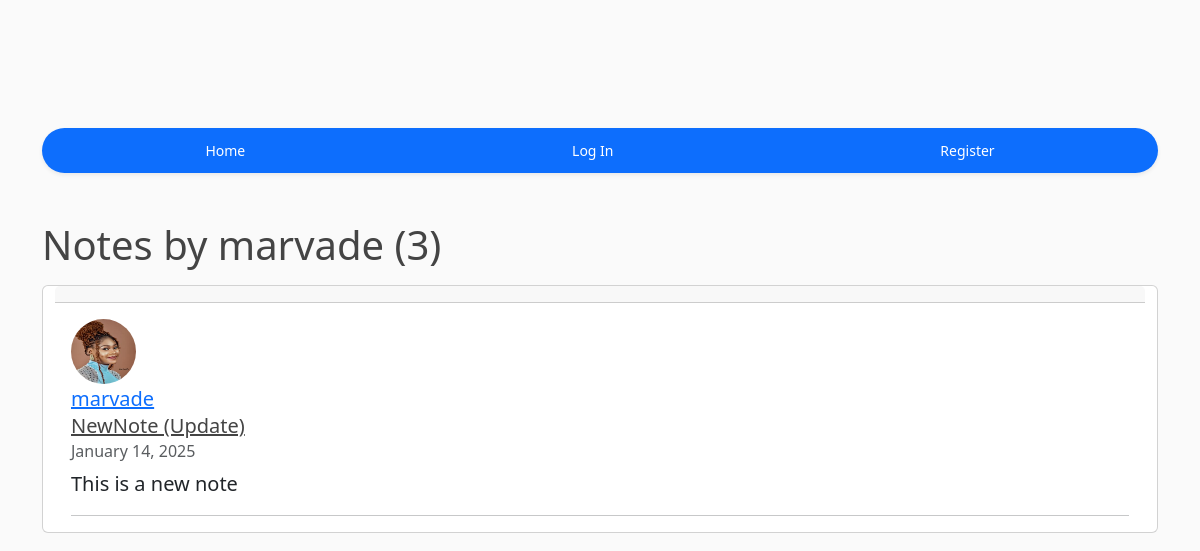
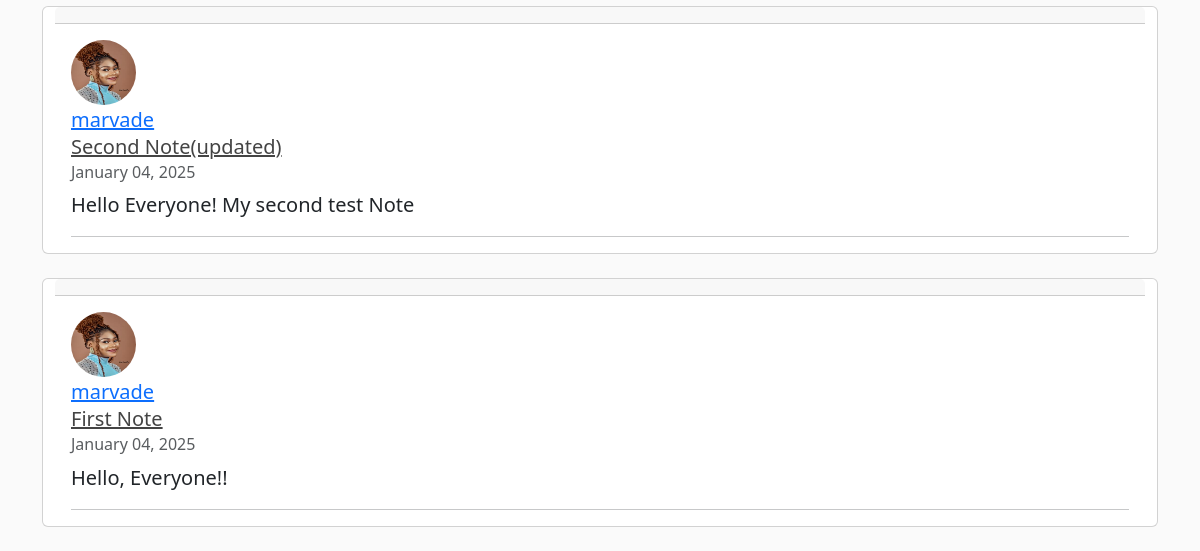
Before: /user/marvade/ with the older database file (2 pictures, top to bottom).
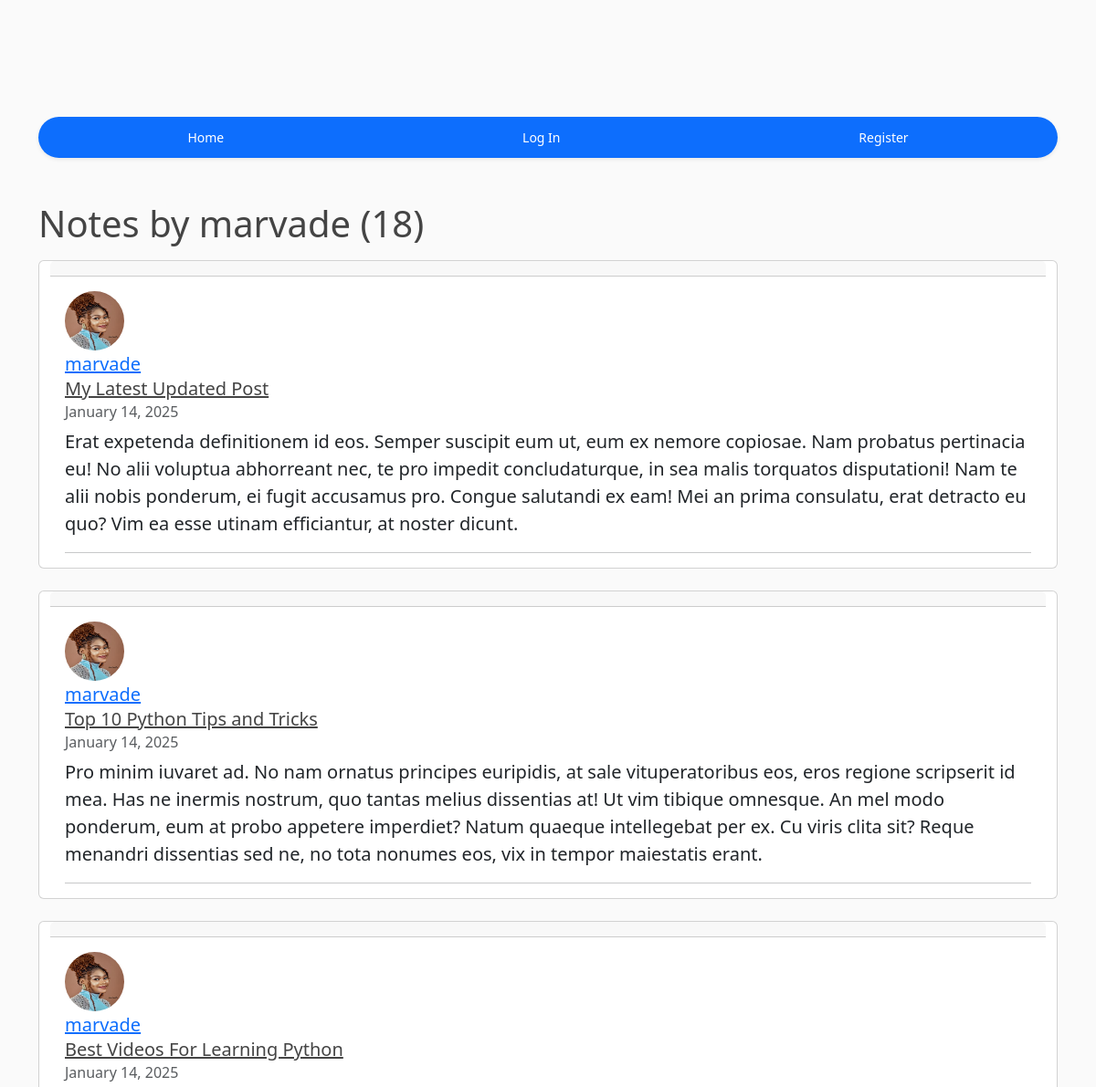
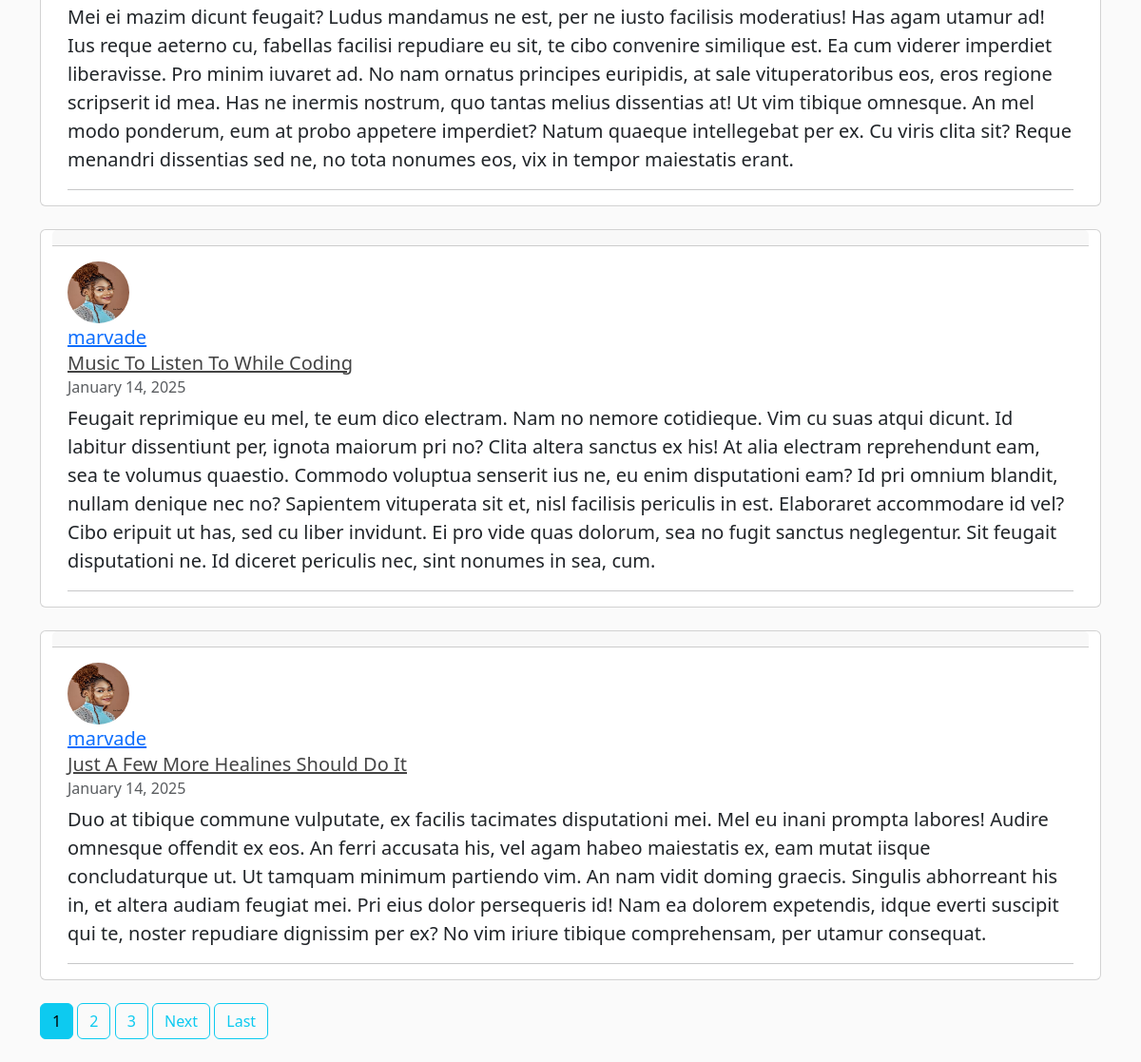
After: the same page with the newer database file (2 pictures, top to bottom).
### notes/models.py (models this page shows, shortened)
class Notes(models.Model):
    author = models.ForeignKey(User, on_delete=models.CASCADE)
    title = models.CharField(max_length=100)
    content = models.TextField()
    date_posted = models.DateTimeField(default=timezone.now)

### users/models.py (models this page shows, shortened)
class Profile(models.Model):
    user = models.OneToOneField(User, on_delete=models.Case)
    image = models.ImageField(default='default.jpg', upload_to='profile_pics')

### notes/views.py (the view)
# urls.py: path('user/<str:username>/', UserNoteListView.as_view(), name='user-note'),
class UserNoteListView(ListView):
    model = Notes
    template_name = 'notes/user_notes.html'
    context_object_name = 'notes'
    paginate_by = '5'
    def get_queryset(self):
        user = get_object_or_404(User, username=self.kwargs.get('username'))
        return Notes.objects.filter(author=user).order_by('-date_posted')

### notes/templates/notes/user_notes.html (shortened to what this page needs)
{% extends 'notes/base.html' %}
{% block content%}
<br><br>
<h1 class="mb-3">Notes by {{ view.kwargs.username }} ({{  page_obj.paginator.count }})</h1>
{% for note in notes %}
<div class="card container">
    <div class="card-header">
    </div>
    <div class="card-body">
      <blockquote class="blockquote mb-0">
        <img class= "rounded-circle article-img" src="{{note.author.profile.image.url}}" alt="">
        <br><a class="mr-2" href="{% url 'user-note' note.author.username %}">{{ note.author }}</a>
        <h5><a class="article-title" href="{%url 'note-detail' note.id %}"> {{note.title}}</a></h5>
        <h6 class="card-subtitle mb-2 text-body-secondary">{{ note.date_posted|date:"F d, Y" }}</h6>
        <p class="card-text">{{note.content}}</p>
         <hr>
      </blockquote>
    </div>
  </div>
  <br>
  {% endfor %}
  {% if is_paginated  %}
        {%for num in page_obj.paginator.page_range %}
          {% if page_obj.number == num %}
            <a class="btn btn-info mb-4" href="?page={{ num }}">{{ num }}</a>
          {% elif num > page_obj.number|add:'-3' and num < page_obj.number|add:'3' %}
            <a class="btn btn-outline-info mb-4" href="?page={{ num }}">{{ num }}</a>
          {% endif %}
        {% endfor %}
        {% if page_obj.has_next %}
          <a class="btn btn-outline-info mb-4" href="?page={{ page_obj.next_page_number }}">Next</a>
          <a class="btn btn-outline-info mb-4" href="?page={{ page_obj.paginator.num_pages }}">Last</a>
        {% endif %}
    {% endif %}
{% endblock content%}

Changed rows visible on the page:
no longer on this page (row unchanged): Notes: author.profile.image (picture), author "marvade", title "NewNote (Update)", date_posted "January 14, 2025", content "This is a new note"
no longer on this page (row unchanged): Notes: author.profile.image (picture), author "marvade", title "Second Note(updated)", date_posted "January 04, 2025", content "Hello Everyone! My second test Note"
no longer on this page (row unchanged): Notes: author.profile.image (picture), author "marvade", title "First Note", date_posted "January 04, 2025", content "Hello, Everyone!!"
added Notes: author.profile.image (picture), author "marvade", title "My Latest Updated Post", date_posted "January 14, 2025", content "Erat expetenda definitionem id eos. Semper suscipit eum ut, eum ex nemore copiosae. Nam probatus pertinacia eu! No alii voluptua abhorreant nec, te pro impedit concludaturque, in sea malis torquatos disputationi! Nam te alii nobis ponderum, ei fugit accusamus pro. Congue salutandi ex eam! Mei an prima consulatu, erat detracto eu quo? Vim ea esse utinam efficiantur, at noster dicunt."
added Notes: author.profile.image (picture), author "marvade", title "Top 10 Python Tips and Tricks", date_posted "January 14, 2025", content "Pro minim iuvaret ad. No nam ornatus principes euripidis, at sale vituperatoribus eos, eros regione scripserit id mea. Has ne inermis nostrum, quo tantas melius dissentias at! Ut vim tibique omnesque. An mel modo ponderum, eum at probo appetere imperdiet? Natum quaeque intellegebat per ex. Cu viris clita sit? Reque menandri dissentias sed ne, no tota nonumes eos, vix in tempor maiestatis erant."
added Notes: author.profile.image (picture), author "marvade", title "Best Videos For Learning Python", date_posted "January 14, 2025", content "Mei ei mazim dicunt feugait? Ludus mandamus ne est, per ne iusto facilisis moderatius! Has agam utamur ad! Ius reque aeterno cu, fabellas facilisi repudiare eu sit, te cibo convenire similique est. Ea cum viderer imperdiet liberavisse. Pro minim iuvaret ad. No nam ornatus principes euripidis, at sale vituperatoribus eos, eros regione scripserit id mea. Has ne inermis nostrum, quo tantas melius dissentias at! Ut vim tibique omnesque. An mel modo ponderum, eum at probo appetere imperdiet? Natum quaeque intellegebat per ex. Cu viris clita sit? Reque menandri dissentias sed ne, no tota nonumes eos, vix in tempor maiestatis erant."
added Notes: author.profile.image (picture), author "marvade", title "Music To Listen To While Coding", date_posted "January 14, 2025", content "Feugait reprimique eu mel, te eum dico electram. Nam no nemore cotidieque. Vim cu suas atqui dicunt. Id labitur dissentiunt per, ignota maiorum pri no? Clita altera sanctus ex his! At alia electram reprehendunt eam, sea te volumus quaestio. Commodo voluptua senserit ius ne, eu enim disputationi eam? Id pri omnium blandit, nullam denique nec no? Sapientem vituperata sit et, nisl facilisis periculis in est. Elaboraret accommodare id vel? Cibo eripuit ut has, sed cu liber invidunt. Ei pro vide quas dolorum, sea no fugit sanctus neglegentur. Sit feugait disputationi ne. Id diceret periculis nec, sint nonumes in sea, cum."
added Notes: author.profile.image (picture), author "marvade", title "Just A Few More Healines Should Do It", date_posted "January 14, 2025", content "Duo at tibique commune vulputate, ex facilis tacimates disputationi mei. Mel eu inani prompta labores! Audire omnesque offendit ex eos. An ferri accusata his, vel agam habeo maiestatis ex, eam mutat iisque concludaturque ut. Ut tamquam minimum partiendo vim. An nam vidit doming graecis. Singulis abhorreant his in, et altera audiam feugiat mei. Pri eius dolor persequeris id! Nam ea dolorem expetendis, idque everti suscipit qui te, noster repudiare dignissim per ex? No vim iriure tibique comprehensam, per utamur consequat."
Other visible differences:
{{ page_obj.paginator.count }}: "3" → "18"
new list line: "1"
new list line: "2"
new list line: "3"
text now shown: "Next Last"
